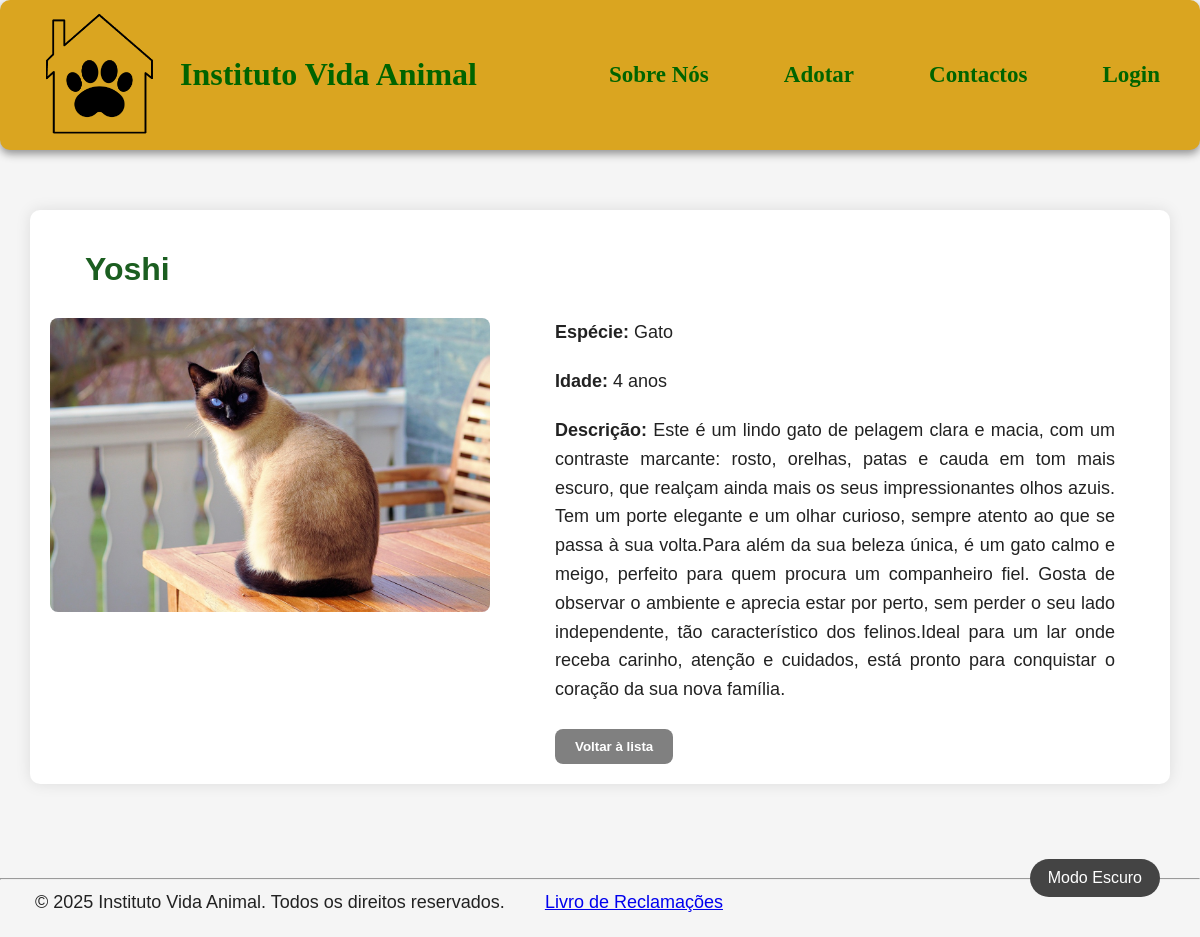
Screenshot of /animaisadc/3/ with the database file from the repository.
### app_adocao/models.py (models this page shows, shortened)
class Animal(models.Model):
    ESPECIES = (
        ('gato', 'Gato'),
        ('cao', 'Cão'),
    )
    nome = models.CharField(max_length=15)
    idade = models.IntegerField()
    especie = models.CharField(choices=ESPECIES)
    descricao = models.CharField(max_length=1000)
    imagem = models.ImageField(upload_to='imgAnimal/')
    padrinho = models.ForeignKey(
            User,
            on_delete=models.SET_NULL,
            null=True,
            blank=True,
            related_name='animais_apadrinhados'
        )

### app_adocao/views.py (the view)
# urls.py: path('animaisadc/<int:animal_id>/', views.animaisadc, name='animais_detalhe'),
def animaisadc(request, animal_id):
    animal = get_object_or_404(Animal, id=animal_id)
    return render(request, 'animais/animaisadc.html', {'animal': animal})

### app_adocao/templates/animais/animaisadc.html (shortened to what this page needs)
<!DOCTYPE html>
<html lang="pt">
    <head>
        {% load static %}
        <link rel="stylesheet" href="{% static 'css/style.css' %}">
        <link rel="stylesheet" href="{% static 'css/animais.css' %}">
        <link rel="stylesheet" href="{% static 'css/modoEscuro.css' %}">
    </head>
    <body>
        <header class="cabecalho">
            <div style="gap: 20px; display: flex; align-items: center;">
                <img src="{% static 'imagens/logo.png' %}" alt="Logo do Instituto Vida Animal" class="logo">
                <a class="home" href="/">Instituto Vida Animal</a>
            </div>
            <nav>
                <a style="font-size: 23px;" href="../../sobreNos">Sobre Nós</a>
                <a style="font-size: 23px;" href="../../adotar">Adotar</a>
                <a style="font-size: 23px;" href="../../contactos">Contactos</a>
                {% if user.is_authenticated %}
                    <span style="font-size: 20px; margin-right: 10px;">Olá, {{ user.username }}!</span>
                    <a style="font-size: 23px;" href="{% url 'logout' %}">Logout</a>
                {% else %}
                    <a style="font-size: 23px;" href="{% url 'sign_in' %}">Login</a>
                {% endif %}
            </nav>
        </header>
        <button id="darkModeToggle">Modo Escuro</button>
        <main>
            <h1>{{ animal.nome }}</h1>
            <div class="animal-detalhes">
                <img src="{{ animal.imagem.url }}" alt="Imagem de {{ animal.nome }}">
                <div class="animal-info">
                    <p><strong>Espécie:</strong> {{ animal.get_especie_display }}</p>
                    <p><strong>Idade:</strong> {{ animal.idade }} anos</p>
                    <p><strong>Descrição:</strong> {{ animal.descricao }}</p>
                    <div style="margin-top: 25px; margin-left: 35px;">
                        <a href="{% url 'adotar' %}"><button class="btn-voltar">Voltar à lista</button></a>
                    </div>
                </div>
            </div>
        </main>
        <br><br>
        <footer>
        <hr>
        <p>
            &copy; 2025 Instituto Vida Animal. Todos os direitos reservados.
            <a class="sign_up" style="margin-left: 35px;" href="https:/www.livroreclamacoes.pt/inicio" rel="noopener noreferrer" target="_blank">Livro de Reclamações</a>
        </p>
    </footer>
    </body>
</html>

### app_adocao/static/css/style.css (style rules this page uses)
body { font-family: Arial, sans-serif; background-color: whitesmoke; margin: 0; color: #222; padding-top: 160px; }
h1 { margin-left: 35px; font-family: 'Trebuchet MS', sans-serif; color: #1b5e20; }
p { text-align: justify; margin: 0 35px 20px 35px; font-size: large; line-height: 1.6; }
.cabecalho { display: flex; align-items: center; justify-content: space-between; padding: 0 40px; background-color: #daa520; border-radius: 10px; box-shadow: 0 4px 8px rgba(0, 0, 0, 0.404); height: 150px; position: fixed; top: 0; left: 0; right: 0; z-index: 1000; }
.logo { width: 120px; height: auto; }
.home { font-size: 32px; font-family: cursive; font-weight: bolder; color: darkgreen; text-decoration: none; }
nav { font-family: cursive; display: flex; gap: 75px; align-items: center; font-weight: bolder; }
nav a, nav span { font-size: 23px; }
a:link:not(.sign_up), a:visited:not(.sign_up) { color: darkgreen; text-decoration: none; }
button { background-color: darkgreen; color: white; padding: 8px 20px; border-radius: 8px; border: none; cursor: pointer; transition: 0.3s; }
.btn-voltar { background-color: gray !important; color: white; font-weight: bold; text-decoration: none; padding: 10px 20px; border-radius: 8px; display: inline-block; }
main { max-width: 1100px; margin: 50px auto; padding: 20px; background-color: white; border-radius: 10px; box-shadow: 0 0 15px rgba(0,0,0,0.1); }

### app_adocao/static/css/animais.css (style rules this page uses)
.animal-detalhes { display: flex; gap: 30px; align-items: flex-start; margin-top: 30px; }
.animal-detalhes img { max-width: 40%; height: auto; border-radius: 8px; object-fit: cover; }
.animal-info { flex: 1; }

### app_adocao/static/css/modoEscuro.css (style rules this page uses)
#darkModeToggle { cursor: pointer; font-size: 16px; padding: 10px 18px; border: none; border-radius: 50px; background-color: #444; color: white; transition: background-color 0.3s, transform 0.2s; margin: 20px; position: fixed; bottom: 20px; right: 20px; z-index: 1000; }

### rows the page displays
Animal: nome "Yoshi", imagem (picture), especie "Gato", idade "4", descricao "Este é um lindo gato de pelagem clara e macia, com um contraste marcante: rosto, orelhas, patas e cauda em tom mais escuro, que realçam ainda mais os seus impressionantes olhos azuis. Tem um porte elegante e um olhar curioso, sempre atento ao que se passa à sua volta.Para além da sua beleza única, é um gato calmo e meigo, perfeito para quem procura um companheiro fiel. Gosta de observar o ambiente e aprecia estar por perto, sem perder o seu lado independente, tão característico dos felinos.Ideal para um lar onde receba carinho, atenção e cuidados, está pronto para conquistar o coração da sua nova família."
